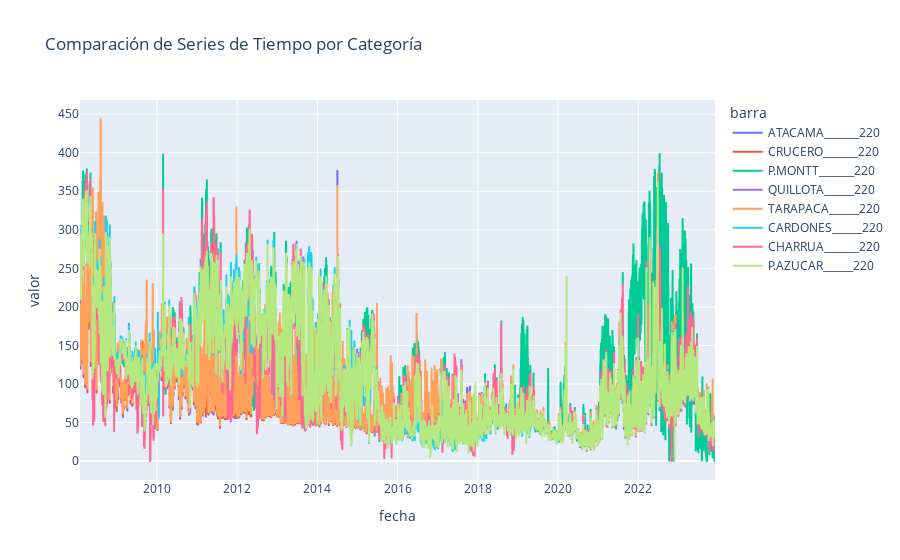

The notebook cell this image was saved under:
### Markdown cell above
https://comisionenergia-my.sharepoint.com/personal/infoestadistica_cne_cl/Documents/Forms/All.aspx?ga=1&RootFolder=%2Fpersonal%2Finfoestadistica%5Fcne%5Fcl%2FDocuments%2Fenergia%5Fabierta%2Fcatalogo%5Festadisticas%2Fcostos%5Fmarginales%2Fdiario&FolderCTID=0x012000FA8BCC0F450D1F40BD3ACC03BBE40750

### Code cell
import pandas as pd
import os
import plotly.express as px

# Directorio que contiene tus archivos CSV
directorio = r"C:\Users\Lenovo\Desktop\tesis\repositorio\cmg_history"

# Lista para almacenar cada DataFrame
dataframes = []

# Recorrer cada archivo en el directorio
for archivo in os.listdir(directorio):
    # Comprobar si el archivo es un CSV
    if archivo.endswith('.csv'):
        ruta_archivo = os.path.join(directorio, archivo)
        # Leer el archivo CSV
        df = pd.read_csv(ruta_archivo, sep=';')
        # Agregar el DataFrame a la lista
        dataframes.append(df)

# Concatenar todos los DataFrames en uno solo
df_concatenado = pd.concat(dataframes)

# Crear la columna 'fecha' combinando 'anio', 'mes' y 'dia' como strings
df_concatenado['fecha'] = pd.to_datetime(df_concatenado['anio'].astype(str) + '-' +
                                         df_concatenado['mes'].astype(str) + '-' +
                                         df_concatenado['dia'].astype(str))

# Limpiar y convertir la columna 'valor' a float
df_concatenado['valor'] = df_concatenado['valor'].replace(',', '.', regex=True).astype(float)

# Ordenar el DataFrame por fecha de manera ascendente
df_concatenado = df_concatenado.sort_values(by='fecha')

# Crear un gráfico de Plotly
fig = px.line(df_concatenado, x='fecha', y='valor', color='barra', title='Comparación de Series de Tiempo por Categoría')

# Mostrar el gráfico
fig.show()

### Figure 1 — Plotly figure (JSON) as saved in the notebook; plotly's stock layout.template omitted (floating-point values rounded to 4 significant figures; data arrays with more than 128 entries replaced by an {"elided": "..."} marker saying what was removed)
{"data": [{"hovertemplate": "barra=ATACAMA_______220<br>fecha=%{x}<br>valor=%{y}<extra></extra>", "legendgroup": "ATACAMA_______220", "line": {"color": "#636efa", "dash": "solid"}, "marker": {"symbol": "circle"}, "mode": "lines", "name": "ATACAMA_______220", "showlegend": true, "type": "scattergl", "x": {"elided": "5675 str values"}, "xaxis": "x", "y": {"elided": "5675 float values"}, "yaxis": "y"}, {"hovertemplate": "barra=CRUCERO_______220<br>fecha=%{x}<br>valor=%{y}<extra></extra>", "legendgroup": "CRUCERO_______220", "line": {"color": "#EF553B", "dash": "solid"}, "marker": {"symbol": "circle"}, "mode": "lines", "name": "CRUCERO_______220", "showlegend": true, "type": "scattergl", "x": {"elided": "5701 str values"}, "xaxis": "x", "y": {"elided": "5701 float values"}, "yaxis": "y"}, {"hovertemplate": "barra=P.MONTT_______220<br>fecha=%{x}<br>valor=%{y}<extra></extra>", "legendgroup": "P.MONTT_______220", "line": {"color": "#00cc96", "dash": "solid"}, "marker": {"symbol": "circle"}, "mode": "lines", "name": "P.MONTT_______220", "showlegend": true, "type": "scattergl", "x": {"elided": "5782 str values"}, "xaxis": "x", "y": {"elided": "5782 float values"}, "yaxis": "y"}, {"hovertemplate": "barra=QUILLOTA______220<br>fecha=%{x}<br>valor=%{y}<extra></extra>", "legendgroup": "QUILLOTA______220", "line": {"color": "#ab63fa", "dash": "solid"}, "marker": {"symbol": "circle"}, "mode": "lines", "name": "QUILLOTA______220", "showlegend": true, "type": "scattergl", "x": {"elided": "5782 str values"}, "xaxis": "x", "y": {"elided": "5782 float values"}, "yaxis": "y"}, {"hovertemplate": "barra=TARAPACA______220<br>fecha=%{x}<br>valor=%{y}<extra></extra>", "legendgroup": "TARAPACA______220", "line": {"color": "#FFA15A", "dash": "solid"}, "marker": {"symbol": "circle"}, "mode": "lines", "name": "TARAPACA______220", "showlegend": true, "type": "scattergl", "x": {"elided": "5675 str values"}, "xaxis": "x", "y": {"elided": "5675 float values"}, "yaxis": "y"}, {"hovertemplate": "barra=CARDONES______220<br>fecha=%{x}<br>valor=%{y}<extra></extra>", "legendgroup": "CARDONES______220", "line": {"color": "#19d3f3", "dash": "solid"}, "marker": {"symbol": "circle"}, "mode": "lines", "name": "CARDONES______220", "showlegend": true, "type": "scattergl", "x": {"elided": "5782 str values"}, "xaxis": "x", "y": {"elided": "5782 float values"}, "yaxis": "y"}, {"hovertemplate": "barra=CHARRUA_______220<br>fecha=%{x}<br>valor=%{y}<extra></extra>", "legendgroup": "CHARRUA_______220", "line": {"color": "#FF6692", "dash": "solid"}, "marker": {"symbol": "circle"}, "mode": "lines", "name": "CHARRUA_______220", "showlegend": true, "type": "scattergl", "x": {"elided": "5782 str values"}, "xaxis": "x", "y": {"elided": "5782 float values"}, "yaxis": "y"}, {"hovertemplate": "barra=P.AZUCAR______220<br>fecha=%{x}<br>valor=%{y}<extra></extra>", "legendgroup": "P.AZUCAR______220", "line": {"color": "#B6E880", "dash": "solid"}, "marker": {"symbol": "circle"}, "mode": "lines", "name": "P.AZUCAR______220", "showlegend": true, "type": "scattergl", "x": {"elided": "5782 str values"}, "xaxis": "x", "y": {"elided": "5782 float values"}, "yaxis": "y"}], "layout": {"legend": {"title": {"text": "barra"}, "tracegroupgap": 0}, "title": {"text": "Comparación de Series de Tiempo por Categoría"}, "xaxis": {"anchor": "y", "domain": [0, 1], "title": {"text": "fecha"}}, "yaxis": {"anchor": "x", "domain": [0, 1], "title": {"text": "valor"}}}}
